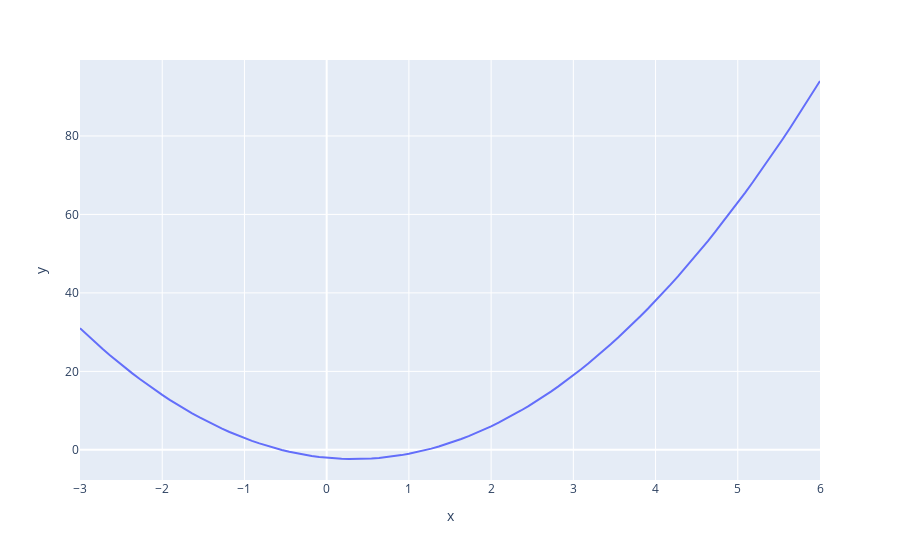

The cell this chart's notebook holds for it:
### Markdown cell above
Graf

### Code cell
fig = px.line(x=x, y=f(x))
fig.show()
